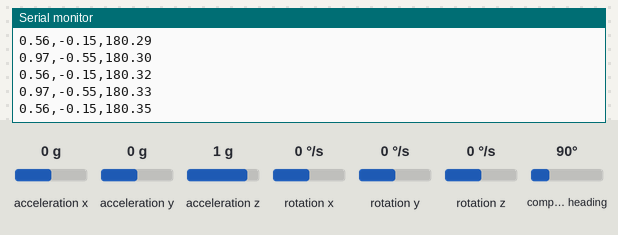
Bench run of a sketch on a simulated Arduino Nano 33 BLE. On the bench: the last lines printed to the serial monitor. The inputs (shaded band) are chosen by the test bench; at power-on: acceleration x 0 g, acceleration y 0 g, acceleration z 1 g, rotation x 0 °/s, rotation y 0 °/s, rotation z 0 °/s, compass heading 90°.

Above: at 1.2 s.
1.3 s: acceleration x set to -1.4 g
At 1.32 s:
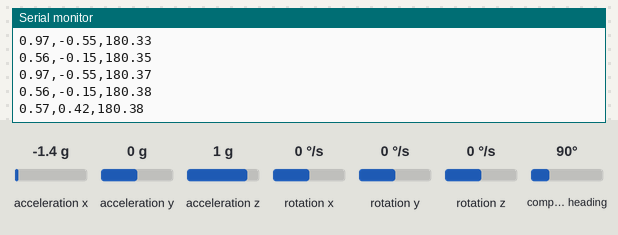
2.8 s: acceleration y set to -1.4 g
At 2.82 s:
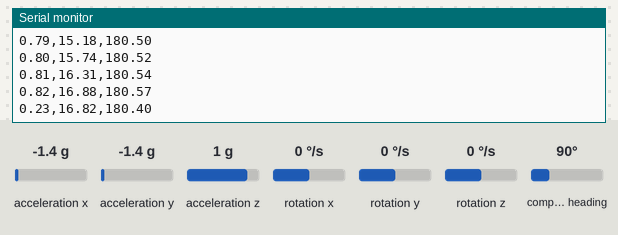
4.3 s: acceleration z set to -1.4 g
At 4.32 s:
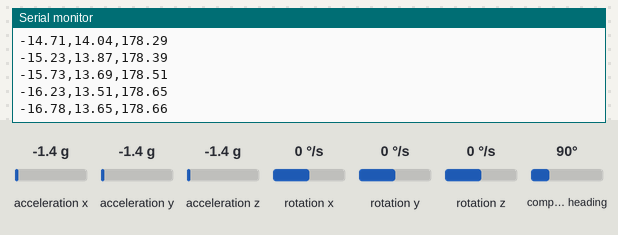
5.8 s: rotation x set to -192 °/s
At 5.82 s:
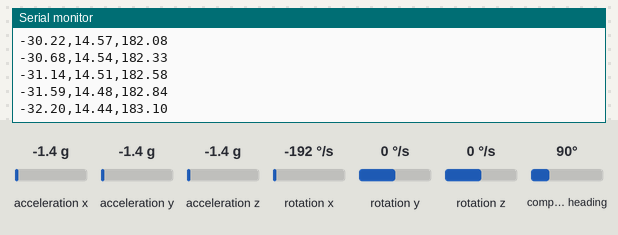
7.3 s: rotation y set to -192 °/s
At 7.33 s:
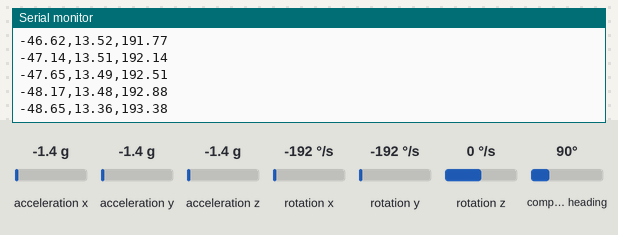
Timing chart, 0 to 9.8 s (numbered marks = the images above; inputs shaded):
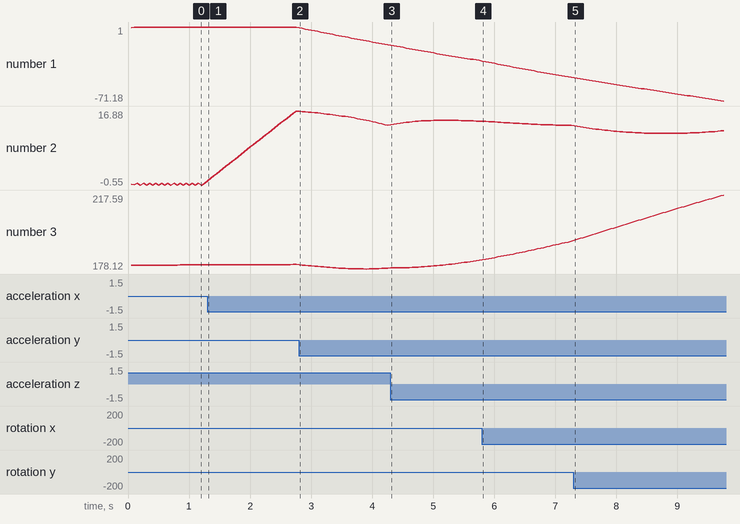

Measured:
- after the input at 1.3 s, the serial monitor: prints a new line at once (image 1)
- plotted number 1: 0.56 → 0.82 after the input at 1.3 s
- plotted number 2: -0.15 → 16.88 after the input at 1.3 s
- plotted number 3: 180.38 → 180.57 after the input at 1.3 s

The sketch:

3dvis_arduino.ino
```cpp
#include <Arduino_LSM9DS1.h>
#include <MadgwickAHRS.h>

Madgwick filter;

/*Accelerometer sample rate = 119.00 Hz
Gyroscope sample rate = 119.00 Hz
Magnetic field sample rate = 20.00 Hz*/
const float sampleRate = 20.0;   // Slowest sensor's sample rate
unsigned long microsPerReading = 1000000 / sampleRate;
unsigned long currMicros;
unsigned long prevMicros;

// magnetometer offset found after calibration script:
const float mag_hard_offset[3] = {-0.33875, 41.1578, 13.1989};   // hard iron offset
// const float mag_soft_distort[3][3] = {
//   {,,},
//   {,,},
//   {,,}
// }


void setup() {
  // put your setup code here, to run once:
  Serial.begin(115200);
  while (!Serial);
  Serial.println("Started");

  if (!IMU.begin()) {
    Serial.println("IMU initialization failed");
    while (1);
  }

  filter.begin(sampleRate);

  prevMicros = micros();
}

void loop() {

  currMicros = micros();

  if((currMicros - prevMicros) >= microsPerReading){

    prevMicros = currMicros;  // update old micros for next loop

    float og_mx, og_my, og_mz;
    float post_hard_mx, post_hard_my, post_hard_mz;
    float ax, ay, az, gx, gy, gz, mx, my, mz;

    if (IMU.accelerationAvailable() && IMU.gyroscopeAvailable() && IMU.magneticFieldAvailable()) {

    // read data from accelerometer, gyroscope, magnetometer
    IMU.readAcceleration(ax, ay, az);
    IMU.readGyroscope(gx, gy, gz);
    IMU.readMagneticField(og_mx, og_my, og_mz);

    // calibration correction for magnetometer (hopefully works lol)
    // hard-iron calibration:
    post_hard_mx = og_mx - mag_hard_offset[0];
    post_hard_my = og_my - mag_hard_offset[1];
    post_hard_mz = og_mz - mag_hard_offset[2];

    // soft-iron calibration (!DOESN'T WORK!)
    // mx = mag_soft_distort[0][0] * post_hard_mx + mag_soft_distort[0][1] * post_hard_my + mag_soft_distort[0][2] * post_hard_mz;
    // my = mag_soft_distort[1][0] * post_hard_mx + mag_soft_distort[1][1] * post_hard_my + mag_soft_distort[1][2] * post_hard_mz;
    // mz = mag_soft_distort[2][0] * post_hard_mx + mag_soft_distort[2][1] * post_hard_my + mag_soft_distort[2][2] * post_hard_mz;

    // madgwick requires gyroscope in radians/sec but LSM9S1 gives output in degrees/sec
    gx *= DEG_TO_RAD;
    gy *= DEG_TO_RAD;
    gz *= DEG_TO_RAD;

    // filter.update(gx, gy, gz, ax, ay, az, mx, my, mz);
    filter.update(gx, gy, gz, ax, ay, az, post_hard_mx, post_hard_my, post_hard_mz);

    // euler angles (in degrees)
    float roll = filter.getRoll();
    float pitch = filter.getPitch();
    float yaw = filter.getYaw();

    // CSV format: roll, pitch, yaw
    Serial.print(roll); Serial.print(",");
    Serial.print(pitch); Serial.print(",");
    Serial.println(yaw);

    }
  }
}
```
